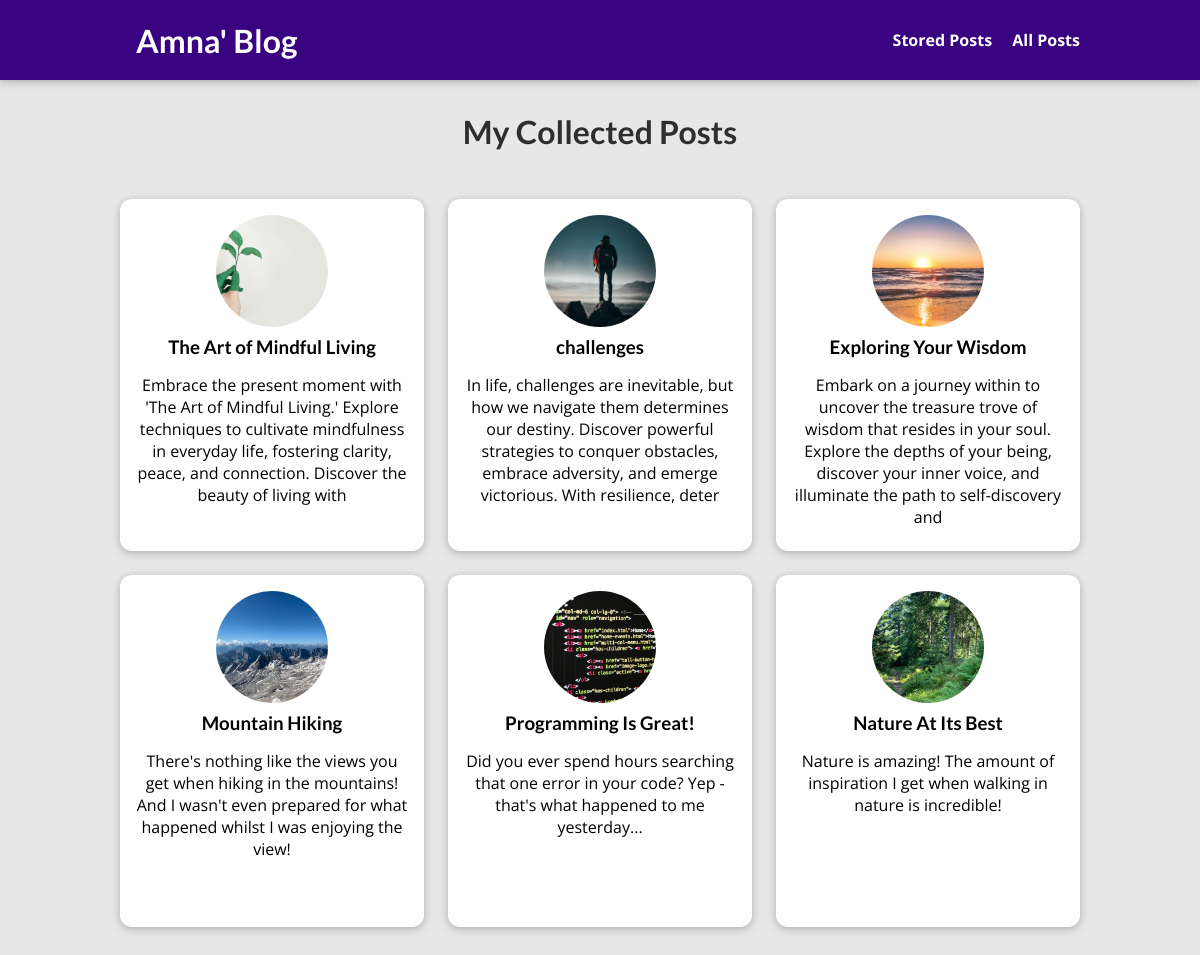
/posts/, run on the app's committed database.
### blog/models.py (models this page shows, shortened)
class Post(models.Model):
    title = models.CharField(max_length=150)
    excerpt = models.CharField(max_length=200)
    image = models.ImageField(upload_to="posts", null=True)
    date = models.DateField(auto_now=True)
    slug = models.SlugField(unique=True, db_index=True)
    content = models.TextField(validators=[MinLengthValidator(10)])
    author = models.ForeignKey(
        Author, on_delete=models.SET_NULL, null=True ,related_name="posts")
    tags = models.ManyToManyField(Tag)

### blog/views.py (the view)
# urls.py: path("posts/", views.AllPostsView.as_view(), name="posts-page"),
class AllPostsView(ListView):
    template_name = "blog/all-posts.html"
    model = Post
    ordering = ["-date"]
    context_object_name = "all_posts"

### blog/templates/blog/all-posts.html (shortened to what this page needs)
{% extends 'base.html' %}
{% load static %}
{% block css_files %}
    <link rel="stylesheet" href="{% static 'blog/includes/post.css' %}">
    <link rel="stylesheet" href="{% static 'blog/all-post.css' %}">
{% endblock %}
{% block content %}
<section id="all-posts">
    <h2>My Collected Posts</h2>
  <ul>
    {% for post in all_posts %}
        {% include 'blog/includes/post.html' %}
    {% endfor %}
  </ul>
  </section>
{% endblock %}

### blog/templates/blog/includes/post.html
<li>
    <article class="post">
        <a href="{% url 'post-detail-page' post.slug %}">
            <img src="{{post.image.url}}" alt="{{post.title}}">
            <div class="post__content">
                <h3>{{post.title}}</h3>
                <p>
                   {{post.excerpt}}
                </p>
            </div>
        </a>
    </article>
</li>

### static/app.css (style rules this page uses)
* { box-sizing: border-box; }
html { font-family: 'Open Sans', 'Lato', sans-serif; }
body { margin: 0; }
h1, h2, h3 { font-family: 'Lato', sans-serif; font-weight: bold; }

### blog/static/blog/includes/post.css (style rules this page uses)
.post { display: flex; flex-direction: column; align-items: center; text-align: center; }
.post a { text-decoration: none; color: black; transition: all 0.2s ease; padding: 1rem; }
.post img { width: 5rem; height: 5rem; object-fit: cover; border-radius: 50%; }
.post h3 { margin: 0.25rem 0; }

### blog/static/blog/all-post.css (style rules this page uses)
body { background-color: #e7e7e7; }
#all-posts { margin: 7rem auto; width: 90%; max-width: 60rem; }
#all-posts h2 { text-align: center; font-size: 2rem; color: #2e2e2e; margin: 3rem 0; }
ul { list-style: none; margin: 0; padding: 0; display: grid; grid-template-columns: repeat(auto-fill, minmax(17rem, 1fr)); gap: 1.5rem; }
.post img { width: 7rem; height: 7rem; }
.post a { height: 22rem; transform-origin: center; box-shadow: 0 2px 8px rgba(0, 0, 0, 0.25); border-radius: 12px; background-color: white; }

### data on the page
Post: image (picture), title "The Art of Mindful Living", excerpt "Embrace the present moment with 'The Art of Mindful Living.' Explore techniques to cultivate mindfulness in everyday life, fostering clarity, peace, and connection. Discover the beauty of living with"
Post: image (picture), title "challenges", excerpt "In life, challenges are inevitable, but how we navigate them determines our destiny. Discover powerful strategies to conquer obstacles, embrace adversity, and emerge victorious. With resilience, deter"
Post: image (picture), title "Exploring Your Wisdom", excerpt "Embark on a journey within to uncover the treasure trove of wisdom that resides in your soul. Explore the depths of your being, discover your inner voice, and illuminate the path to self-discovery and"
Post: image (picture), title "Mountain Hiking", excerpt "There's nothing like the views you get when hiking in the mountains! And I wasn't even prepared for what happened whilst I was enjoying the view!"
Post: image (picture), title "Programming Is Great!", excerpt "Did you ever spend hours searching that one error in your code? Yep - that's what happened to me yesterday..."
Post: image (picture), title "Nature At Its Best", excerpt "Nature is amazing! The amount of inspiration I get when walking in nature is incredible!"
